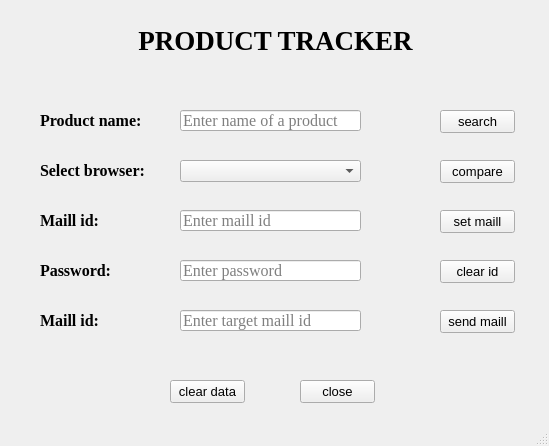
<?xml version="1.0" encoding="UTF-8"?>
<ui version="4.0">
 <class>MainWindow</class>
 <widget class="QMainWindow" name="MainWindow">
  <property name="geometry">
   <rect>
    <x>0</x>
    <y>0</y>
    <width>549</width>
    <height>446</height>
   </rect>
  </property>
  <property name="windowTitle">
   <string>MainWindow</string>
  </property>
  <widget class="QWidget" name="centralwidget">
   <widget class="QLineEdit" name="lineEdit">
    <property name="geometry">
     <rect>
      <x>180</x>
      <y>110</y>
      <width>181</width>
      <height>21</height>
     </rect>
    </property>
    <property name="font">
     <font>
      <family>Times New Roman</family>
      <pointsize>12</pointsize>
     </font>
    </property>
    <property name="placeholderText">
     <string>Enter name of a product</string>
    </property>
   </widget>
   <widget class="QPushButton" name="pushButton_7">
    <property name="geometry">
     <rect>
      <x>300</x>
      <y>380</y>
      <width>75</width>
      <height>23</height>
     </rect>
    </property>
    <property name="font">
     <font>
      <pointsize>10</pointsize>
     </font>
    </property>
    <property name="text">
     <string>close</string>
    </property>
   </widget>
   <widget class="QPushButton" name="pushButton_5">
    <property name="geometry">
     <rect>
      <x>440</x>
      <y>310</y>
      <width>75</width>
      <height>23</height>
     </rect>
    </property>
    <property name="font">
     <font>
      <pointsize>10</pointsize>
     </font>
    </property>
    <property name="text">
     <string>send maill</string>
    </property>
   </widget>
   <widget class="QLabel" name="label1">
    <property name="geometry">
     <rect>
      <x>40</x>
      <y>110</y>
      <width>111</width>
      <height>21</height>
     </rect>
    </property>
    <property name="font">
     <font>
      <family>Times New Roman</family>
      <pointsize>12</pointsize>
      <weight>75</weight>
      <bold>true</bold>
     </font>
    </property>
    <property name="text">
     <string>Product name:</string>
    </property>
    <property name="textFormat">
     <enum>Qt::PlainText</enum>
    </property>
   </widget>
   <widget class="QLabel" name="label_5">
    <property name="geometry">
     <rect>
      <x>40</x>
      <y>310</y>
      <width>111</width>
      <height>21</height>
     </rect>
    </property>
    <property name="font">
     <font>
      <family>Times New Roman</family>
      <pointsize>12</pointsize>
      <weight>75</weight>
      <bold>true</bold>
     </font>
    </property>
    <property name="text">
     <string>Maill id:</string>
    </property>
   </widget>
   <widget class="QLabel" name="label_3">
    <property name="geometry">
     <rect>
      <x>40</x>
      <y>210</y>
      <width>111</width>
      <height>21</height>
     </rect>
    </property>
    <property name="font">
     <font>
      <family>Times New Roman</family>
      <pointsize>12</pointsize>
      <weight>75</weight>
      <bold>true</bold>
     </font>
    </property>
    <property name="text">
     <string>Maill id:</string>
    </property>
   </widget>
   <widget class="QPushButton" name="pushButton">
    <property name="geometry">
     <rect>
      <x>440</x>
      <y>110</y>
      <width>75</width>
      <height>23</height>
     </rect>
    </property>
    <property name="font">
     <font>
      <pointsize>10</pointsize>
     </font>
    </property>
    <property name="text">
     <string>search</string>
    </property>
   </widget>
   <widget class="QPushButton" name="pushButton_3">
    <property name="geometry">
     <rect>
      <x>440</x>
      <y>210</y>
      <width>75</width>
      <height>23</height>
     </rect>
    </property>
    <property name="font">
     <font>
      <pointsize>10</pointsize>
     </font>
    </property>
    <property name="text">
     <string>set maill</string>
    </property>
   </widget>
   <widget class="QLineEdit" name="lineEdit_2">
    <property name="geometry">
     <rect>
      <x>180</x>
      <y>210</y>
      <width>181</width>
      <height>21</height>
     </rect>
    </property>
    <property name="font">
     <font>
      <family>Times New Roman</family>
      <pointsize>12</pointsize>
     </font>
    </property>
    <property name="placeholderText">
     <string>Enter maill id </string>
    </property>
   </widget>
   <widget class="QLineEdit" name="lineEdit_4">
    <property name="geometry">
     <rect>
      <x>180</x>
      <y>310</y>
      <width>181</width>
      <height>21</height>
     </rect>
    </property>
    <property name="font">
     <font>
      <family>Times New Roman</family>
      <pointsize>12</pointsize>
     </font>
    </property>
    <property name="placeholderText">
     <string>Enter target maill id </string>
    </property>
   </widget>
   <widget class="QLineEdit" name="lineEdit_3">
    <property name="geometry">
     <rect>
      <x>180</x>
      <y>260</y>
      <width>181</width>
      <height>21</height>
     </rect>
    </property>
    <property name="font">
     <font>
      <family>Times New Roman</family>
      <pointsize>12</pointsize>
     </font>
    </property>
    <property name="placeholderText">
     <string>Enter password</string>
    </property>
   </widget>
   <widget class="QPushButton" name="pushButton_6">
    <property name="geometry">
     <rect>
      <x>170</x>
      <y>380</y>
      <width>75</width>
      <height>23</height>
     </rect>
    </property>
    <property name="font">
     <font>
      <pointsize>10</pointsize>
     </font>
    </property>
    <property name="text">
     <string>clear data</string>
    </property>
   </widget>
   <widget class="QLabel" name="label">
    <property name="geometry">
     <rect>
      <x>10</x>
      <y>20</y>
      <width>531</width>
      <height>41</height>
     </rect>
    </property>
    <property name="font">
     <font>
      <family>Times New Roman</family>
      <pointsize>20</pointsize>
      <weight>75</weight>
      <bold>true</bold>
     </font>
    </property>
    <property name="text">
     <string>PRODUCT TRACKER</string>
    </property>
    <property name="textFormat">
     <enum>Qt::RichText</enum>
    </property>
    <property name="alignment">
     <set>Qt::AlignCenter</set>
    </property>
    <property name="margin">
     <number>0</number>
    </property>
   </widget>
   <widget class="QComboBox" name="comboBox">
    <property name="geometry">
     <rect>
      <x>180</x>
      <y>160</y>
      <width>181</width>
      <height>22</height>
     </rect>
    </property>
    <property name="font">
     <font>
      <family>Times New Roman</family>
      <pointsize>12</pointsize>
     </font>
    </property>
    <property name="currentText">
     <string/>
    </property>
    <property name="maxVisibleItems">
     <number>3</number>
    </property>
   </widget>
   <widget class="QLabel" name="label_2">
    <property name="geometry">
     <rect>
      <x>40</x>
      <y>160</y>
      <width>111</width>
      <height>21</height>
     </rect>
    </property>
    <property name="font">
     <font>
      <family>Times New Roman</family>
      <pointsize>12</pointsize>
      <weight>75</weight>
      <bold>true</bold>
     </font>
    </property>
    <property name="text">
     <string>Select browser:</string>
    </property>
   </widget>
   <widget class="QPushButton" name="pushButton_2">
    <property name="geometry">
     <rect>
      <x>440</x>
      <y>160</y>
      <width>75</width>
      <height>23</height>
     </rect>
    </property>
    <property name="font">
     <font>
      <pointsize>10</pointsize>
     </font>
    </property>
    <property name="text">
     <string>compare</string>
    </property>
   </widget>
   <widget class="QLabel" name="label_4">
    <property name="geometry">
     <rect>
      <x>40</x>
      <y>260</y>
      <width>111</width>
      <height>21</height>
     </rect>
    </property>
    <property name="font">
     <font>
      <family>Times New Roman</family>
      <pointsize>12</pointsize>
      <weight>75</weight>
      <bold>true</bold>
     </font>
    </property>
    <property name="text">
     <string>Password:</string>
    </property>
   </widget>
   <widget class="QPushButton" name="pushButton_4">
    <property name="geometry">
     <rect>
      <x>440</x>
      <y>260</y>
      <width>75</width>
      <height>23</height>
     </rect>
    </property>
    <property name="font">
     <font>
      <pointsize>10</pointsize>
     </font>
    </property>
    <property name="text">
     <string>clear id</string>
    </property>
   </widget>
  </widget>
  <widget class="QStatusBar" name="statusbar"/>
 </widget>
 <resources/>
 <connections/>
</ui>
